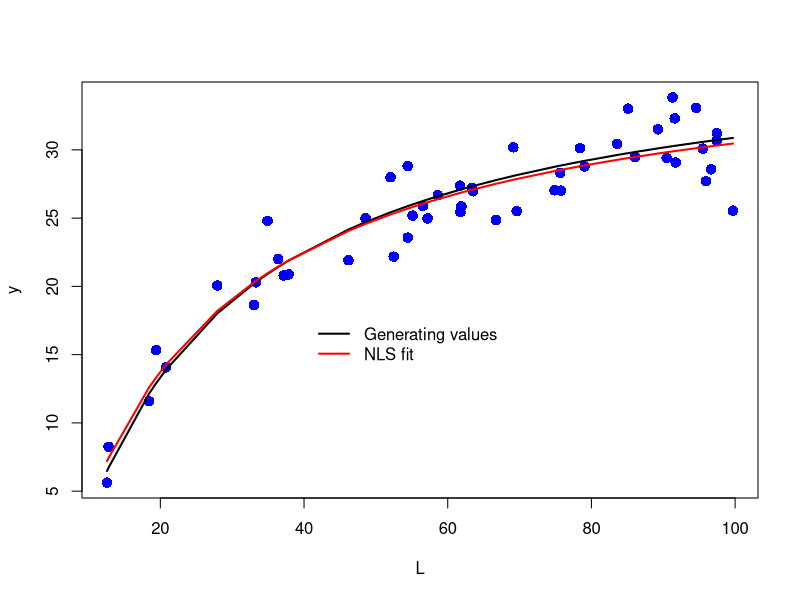
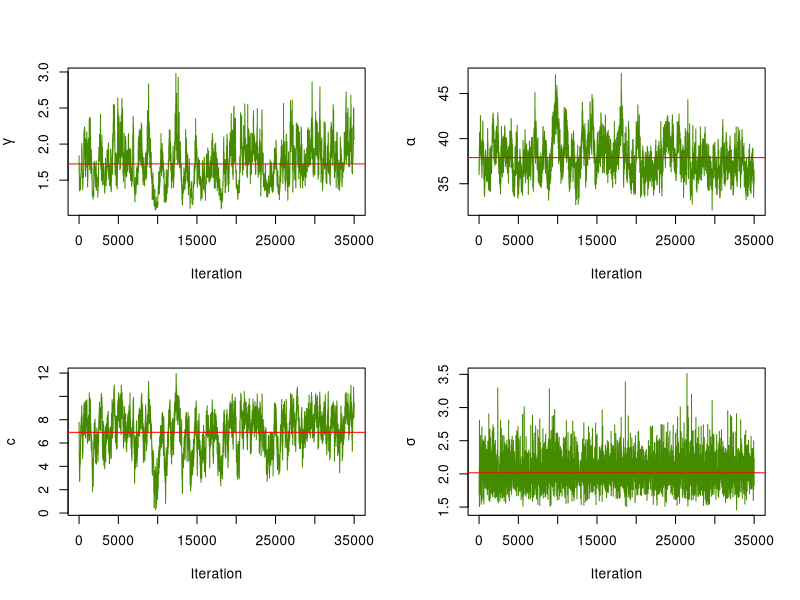
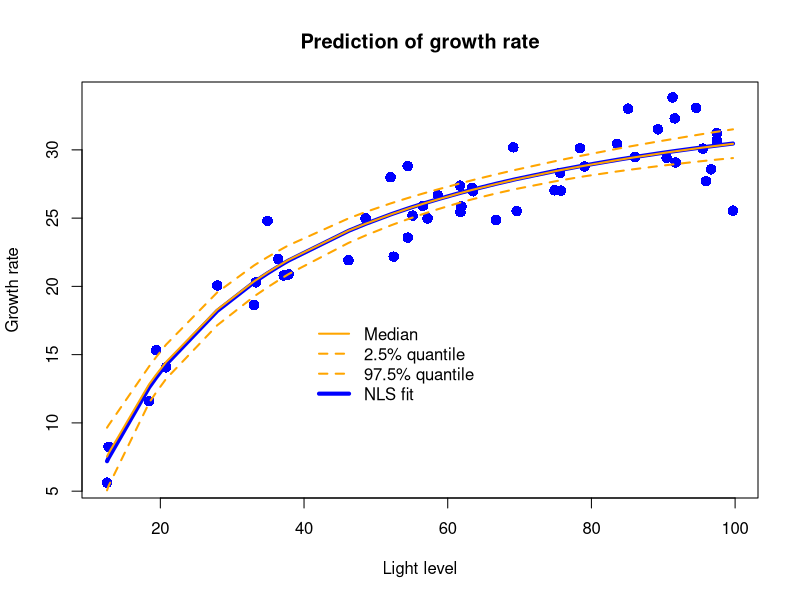
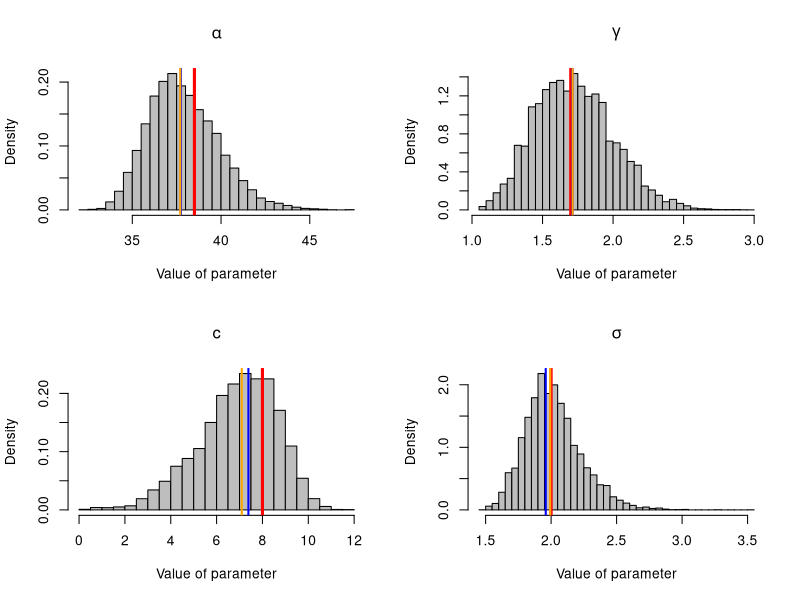

Write R code to recreate these figures, in order.
##### Lab 6 ##### 
##### Victoria Peechatt 
##### 3/27/2024

##### Part V #####

##### Number 1 #####
prob_dens_1 = dnorm(x = 10,mean = 12, sd = 1.5)
prob_dens_1
prob_dens_2 = dnorm(x = 12, mean = 10, sd = 1.5)
prob_dens_2

moment_match_gamma = function(mu, sigma){
  shape = mu^2/sigma^2 
  rate = mu/sigma^2 
  moments = matrix(nrow = 1,ncol = 2)
  moments = c(shape,rate)
}

param_3 = moment_match_gamma(mu = 12,sigma = 1.5)
prob_dens_3 = dgamma(x = 10, shape = param_3[1], rate = param_3[2])
prob_dens_3 

param_4 = moment_match_gamma(mu = 10, sigma = 1.5)
prob_dens_4 = dgamma(x = 12, shape = param_4[1], rate = param_4[2])
prob_dens_4

##### Part 7: The Deterministic Model ##### 

g = function(alpha, gamma, c, L){
  mu = alpha * (L - c) / (alpha/gamma + (L - c))
  return(mu)
}

##### Part 8: Data Simulation #####

getData = function(alpha, gamma, c, sigma){
  set.seed(4)
  par(mfrow=c(1, 1))
  L = sort(runif(50, min = 12, max = 100))
  mu = g(alpha = alpha, gamma = gamma, c = c, L = L)
  y = rgamma(length(mu), mu^2/sigma^2, mu/sigma^2)
  plot(L, y, pch = 16, cex = 1.4, col = "blue")
  lines(L, mu, lwd = 2)
  model = nls(y ~ g( alpha = alpha, gamma = gamma, c = c, L = L),
              start = list(alpha = 50, gamma = 4, c = 2))
  s = summary(model)
  p = coef(model)
  y.hat = g(alpha = p[1], gamma = p[2], c = p[3], L = L)
  lines(L, y.hat, col = "red", lwd = 2)
  legend(40, 18, c("Generating values", "NLS fit"),
         lty = c("solid", "solid"), col = c("black", "red"),
         bty = "n", lwd = 2)
  return(list(
    x = L,
    y = y,
    nls.alpha = p[1],
    nls.gamma = p[2],
    nls.c = p[3],
    nls.sigma = s$sigma,
    gen.alpha = alpha,
    gen.gamma = gamma,
    gen.c = c,
    gen.sigma = sigma))
}

##### Part 9: The Setup #####

setup = function(n.iter, n.chain, parameter.names, dim.x){
  # Set up storage for chains
  x = list()
  for(i in 1:length(parameter.names)){
    x[[i]] = array(NA, dim = c(dim.x[i], n.iter, n.chain))
  }
  # Assign parameter names to elements of the list
  names(x) = parameter.names
  # Enter initial values for parameters here
  x$alpha[1, 1, 1] = 40
  x$c[1, 1, 1] = 10
  x$gamma[1, 1, 1] = 3
  x$sigma[1, 1, 1] = 5
  # Enter tuning parameters here
  tune=list(
    alpha=1,
    c = 0.25,
    gamma=0.5,
    sigma=2
  )
  x$tune = tune
  return(x)
}

# 10th value of sigma: 
# x$sigma[1,10]

##### Part 10: The Proposal Function #####

q = function(theta, mu, tune, type){
  sigma = tune
  if (type == "density") 
    return (dgamma(theta, shape = mu^2/sigma^2, rate = mu/sigma^2))
  if (type == "draw") 
    return (rgamma(1, shape = mu^2/sigma^2, rate = mu/sigma^2))
}

##### Part 11: The Prior Function #####

prior = function(param, theta){
  if(param == "alpha") return( dunif(theta, min = 0, max = 500, log = TRUE))
  if(param == "c") return(dunif(theta, min = 0, max = 200, log = TRUE))
  if(param == "gamma") return(dunif(theta, min = 0, max = 200, log = TRUE))
  if(param == "sigma" ) return(dunif(theta, min = 0, max = 200, log = TRUE))
}

##### Part 12: The Likelihood Function #####

Like = function(y, L, alpha, gamma,c ,sigma){
  mu=g(alpha = alpha, gamma = gamma, c = c, L = L)
  LogL = dgamma(x = y, shape = mu^2/sigma^2, rate = mu/sigma^2, log = TRUE)
  return(sum(LogL[is.finite(LogL)]))
}

##### Part 13: The Choose Function ##### 

choose = function(x, z, Like_z, Like_x, param, tune){
  # These are both logs so we add rather than multiply
  numerator = Like_z + prior(param, theta = z)
  denominator = Like_x + prior(param, theta = x)
  q.ratio = q(theta = x, mu = z, tune = tune, type = "density") /
    q(theta = z, mu = x, tune = tune, type = "density")
  # Because these are logs, we exponentiate the difference to get the ratio.
  R = exp(numerator - denominator) * q.ratio
  if (R > runif(1, min = 0, max = 1)) new = z else new = x
  return(new)
}

##### Part 14: A Few Plotting Functions ##### 

tracePlots = function(data, x, n.iter, burnin){
  par(mfrow = c(2, 2))
  plot(x$gamma[1,burnin:n.iter,1], type = "l", xlab = "Iteration",
       col = "chartreuse4", ylab = expression(gamma))
  abline(h = mean(x$gamma[1,burnin:n.iter,1]), col = "red")
  plot(x$alpha[1,burnin:n.iter,1], type = "l", xlab = "Iteration",
       col = "chartreuse4", ylab = expression(alpha))
  abline(h = mean(x$alpha[1,burnin:n.iter,1]), col = "red")
  plot(x$c[1,burnin:n.iter,1], type = "l", xlab = "Iteration",
       col = "chartreuse4", ylab = expression(c))
  abline(h = mean(x$c[1,burnin:n.iter,1]), col = "red")
  plot(x$sigma[1,burnin:n.iter,1], type = "l", xlab = "Iteration",
       col = "chartreuse4", ylab = expression(sigma))
  abline(h = mean(x$sigma[1,burnin:n.iter,1]), col="red")
}

predictPlots = function(data, x, n.iter, burnin){
  par(mfrow = c(1, 1))
  q.y.hat = apply(x$y.hat[, burnin:n.iter, 1], 1,
                  function(x) quantile(x, c(.025, .5, .975),na.rm = TRUE))
  plot(data$x, data$y, xlab = "Light level",
       ylab = "Growth rate", main = "Prediction of growth rate",
       pch = 16, cex = 1.4, col = "blue")
  lines(data$x, g(alpha = data$nls.alpha,
                  gamma = data$nls.gamma, c = data$nls.c, L = data$x),
        col="blue", lwd = 4)
  lines(data$x,q.y.hat[2,], col = "orange", lwd = 2)
  lines(data$x,q.y.hat[1,], lty = "dashed", col = "orange", lwd = 2)
  lines(data$x,q.y.hat[3,], lty = "dashed", col = "orange", lwd = 2)
  legend(40,18, c("Median", "2.5% quantile",
                  "97.5% quantile", "NLS fit"),
         lty = c("solid", "dashed", "dashed"),
         col = c("orange", "orange", "orange", "blue"),
         lwd = c(2, 2, 2, 4),
         bty = "n")
}

plot_density = function(p, v1, v2, param, burnin, n.iter){
  hist(p[burnin:n.iter], breaks = 40, xlab = "Value of parameter",
       freq = FALSE, main = param, col = "gray")
  abline(v = v1, col = "red", lwd = 3)
  abline(v = v2, col = "blue", lwd = 2)
  abline(v = median(p[burnin:n.iter]), col = "orange", lwd = 2)
}

densityPlots = function(data, x, n.iter, burnin){
  par(mfrow = c(2, 2))
  plot_density(p = x$alpha, v1 = data$gen.alpha,
               v2 = data$nls.alpha, param = expression(alpha),
               burnin = burnin, n.iter = n.iter)
  plot_density(p = x$gamma, v1 = data$gen.gamma,
               v2 = data$nls.gamma, param = expression(gamma),
               burnin = burnin, n.iter = n.iter)
  plot_density(p = x$c, v1 = data$gen.c, v2 = data$nls.c,
               param = expression(c), burnin = burnin,
               n.iter = n.iter)
  plot_density(p = x$sigma, v1 = data$gen.sigma, v2 = data$nls.sigma,
               param = expression(sigma),
               burnin = burnin, n.iter = n.iter)
}

##### Part 15: The Problem: #####

data = getData(alpha = 38.5, gamma = 1.7, sigma = 2, c = 8)

n.iter = 50000
x = setup(n.iter = n.iter, n.chain = 1,
          parameter.names = c("alpha", "c", "gamma", "sigma",
                              "y.hat", "growth_ratio"), 
          dim.x = c(1, 1, 1, 1, 50, 1))

tune = x$tune

# Initialize MCMC chains
for (i in 2:n.iter) {
  
    # Propose new value for alpha
    new.alpha = q(mu = x$alpha[1, i-1, 1], tune = x$tune$alpha, type = "draw")
    
    # Calculate likelihoods
    Like_x = Like(y = data$y, L = data$x, 
                  alpha = x$alpha[1, i-1,1], gamma = x$gamma[1, i-1, 1], 
                  c = x$c[1,i-1, 1], sigma = x$sigma[1, i-1, 1])
    Like_z = Like(y = data$y, L = data$x, 
                  alpha = new.alpha, gamma = x$gamma[1, i-1, 1], 
                  c = x$c[1, i - 1, 1], sigma = x$sigma[1, i - 1, 1])

    # Choose new alpha
    x$alpha[1,i,1] = choose(x = x$alpha[1,i-1,1], 
                            z = new.alpha, 
                            Like_z = Like_z, 
                            Like_x = Like_x, 
                            param = "alpha", 
                            tune = tune$alpha)
    
    # Propose new value for gamma
    new.gamma = q(mu = x$gamma[1, i-1, 1], tune = x$tune$gamma, type = "draw")
    
    # Calculate likelihoods
    Like_x = Like(y = data$y, L = data$x, 
                  alpha = x$alpha[1, i-1,1], gamma = x$gamma[1, i-1, 1], 
                  c = x$c[1,i-1, 1], sigma = x$sigma[1, i-1, 1])
    Like_z = Like(y = data$y, L = data$x, 
                  alpha = x$alpha[1,i-1,1], gamma = new.gamma, 
                  c = x$c[1, i - 1, 1], sigma = x$sigma[1, i - 1, 1])
    
    #Choose new gamma
    x$gamma[1,i,1] = choose(x = x$gamma[1,i-1,1], 
                            z = new.gamma, 
                            Like_z = Like_z, 
                            Like_x = Like_x, 
                            param = "gamma", 
                            tune = tune$gamma)
    
    # Propose new value for c
    new.c = q(mu = x$c[1, i-1, 1], tune = x$tune$c, type = "draw")
    
    # Calculate likelihoods
    Like_x = Like(y = data$y, L = data$x, 
                  alpha = x$alpha[1, i-1,1], gamma = x$gamma[1, i-1, 1], 
                  c = x$c[1,i-1, 1], sigma = x$sigma[1, i-1, 1])
    Like_z = Like(y = data$y, L = data$x, 
                  alpha = x$alpha[1,i-1,1], gamma = x$gamma[1,i-1,1], 
                  c = new.c, sigma = x$sigma[1, i-1, 1])
    
    #Choose new c
    x$c[1,i,1] = choose(x = x$c[1,i-1,1],
                        z = new.c, 
                        Like_z = Like_z, 
                        Like_x = Like_x, 
                        param = "c", 
                        tune = tune$c)
    
    # Propose new value for sigma
    new.sigma = q(mu = x$sigma[1, i-1, 1], tune = x$tune$sigma, type = "draw")
    
    # Calculate likelihoods
    Like_x = Like(y = data$y, L = data$x, 
                  alpha = x$alpha[1, i-1,1], gamma = x$gamma[1, i-1, 1], 
                  c = x$c[1,i-1, 1], sigma = x$sigma[1, i-1, 1])
    Like_z = Like(y = data$y, L = data$x, 
                  alpha = x$alpha[1,i-1,1], gamma = x$gamma[1,i-1,1], 
                  c = x$c[1,i-1,1], sigma = new.sigma)
    
    #Choose new c
    x$sigma[1,i,1] = choose(x = x$sigma[1,i-1,1], 
                            z = new.sigma, 
                            Like_z = Like_z, 
                            Like_x = Like_x, 
                            param = "sigma", 
                            tune = tune$sigma)
    
    #Derived quantities 
    x$growth_ratio[1,i-1,1] = x$alpha[1,i-1,1]/x$sigma[1,i-1,1]
    
    x$y.hat[,i-1,1] = g(alpha = x$alpha[1,i-1,1], 
                                gamma = x$gamma[1,i-1,1], 
                                c = x$c[1,i-1,1],L = data$x)
}

# Plotting trace plots 
burnin = 15000
tracePlots(data = data, x = x, n.iter = n.iter, burnin = burnin)

# Plotting predicted quantities 
predictPlots(data = data, x = x, n.iter = n.iter, burnin = burnin)

# Plotting density plots 
densityPlots(data = data, x = x, n.iter = n.iter, burnin = burnin)




